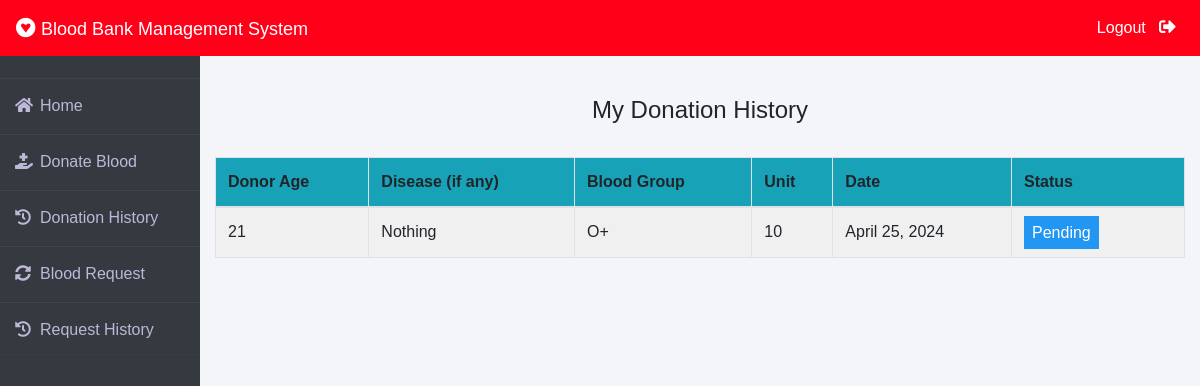
/donor/donation-history (signed in), run on the app's committed database.
### donor/models.py (models this page shows, shortened)
class BloodDonate(models.Model):
    donor=models.ForeignKey(Donor,on_delete=models.CASCADE)
    disease=models.CharField(max_length=100,default="Nothing")
    age=models.PositiveIntegerField()
    bloodgroup=models.CharField(max_length=10)
    unit=models.PositiveIntegerField(default=0)
    status=models.CharField(max_length=20,default="Pending")
    date=models.DateField(auto_now=True)

### donor/views.py (the view)
# urls.py: path('donation-history', views.donation_history_view,name='donation-history'),
def donation_history_view(request):
    donor= models.Donor.objects.get(user_id=request.user.id)
    donations=models.BloodDonate.objects.all().filter(donor=donor)
    return render(request,'donor/donation_history.html',{'donations':donations})

### templates/donor/donation_history.html (shortened to what this page needs)
{% extends 'donor/donorbase.html' %}
{% block content %}
{% load widget_tweaks %}
{%load static%}
<head>
   </head>
<br><br>
<div class="container">
    <H4 class="text-center">My Donation History</H4><br>
    <table class="table table-light table-hover table-bordered table-striped">
        <thead class="bg-info">
            <tr>
                <th scope="col">Donor Age</th>
                <th scope="col">Disease (if any)</th>
                <th scope="col">Blood Group</th>
                <th scope="col">Unit</th>
                <th scope="col">Date</th>
                <th scope="col">Status</th>
            </tr>
        </thead>
        <tbody>
            {% for t in donations %}
            <tr>
                <td>{{t.age}}</td>
                <td> {{t.disease}}</td>
                <td>{{t.bloodgroup}}</td>
                <td>{{t.unit}}</td>
                <td>{{t.date}}</td>
                {% if t.status == 'Approved' %}
                <td><span class="label warning"> Approved</span></td>
                {% elif t.status == 'Rejected' %}
                <td><span class="label success">Rejected</span></td>
                {% else %}
                <td><span style="color: white;margin-left: 0px;" class="label info">Pending</span></td>
                {% endif %}
            </tr>
            {% endfor %}
        </tbody>
    </table>
</div>
{% endblock content %}

### templates/donor/donorbase.html (style rules this page uses)
* { margin: 0; padding: 0; box-sizing: border-box; list-style: none; text-decoration: none; font-family: 'Josefin Sans', sans-serif; }
body { background-color: #f3f5f9; }
.wrapper .main_content .info { margin: 20px; color: #717171; line-height: 25px; }

### templates/donor/donation_history.html (style rules this page uses)
.label { color: white; padding: 8px; }
.info { background-color: #2196F3; }

### data on the page
BloodDonate: age "21", disease "Nothing", bloodgroup "O+", unit "10", date "April 25, 2024", status "Pending"
